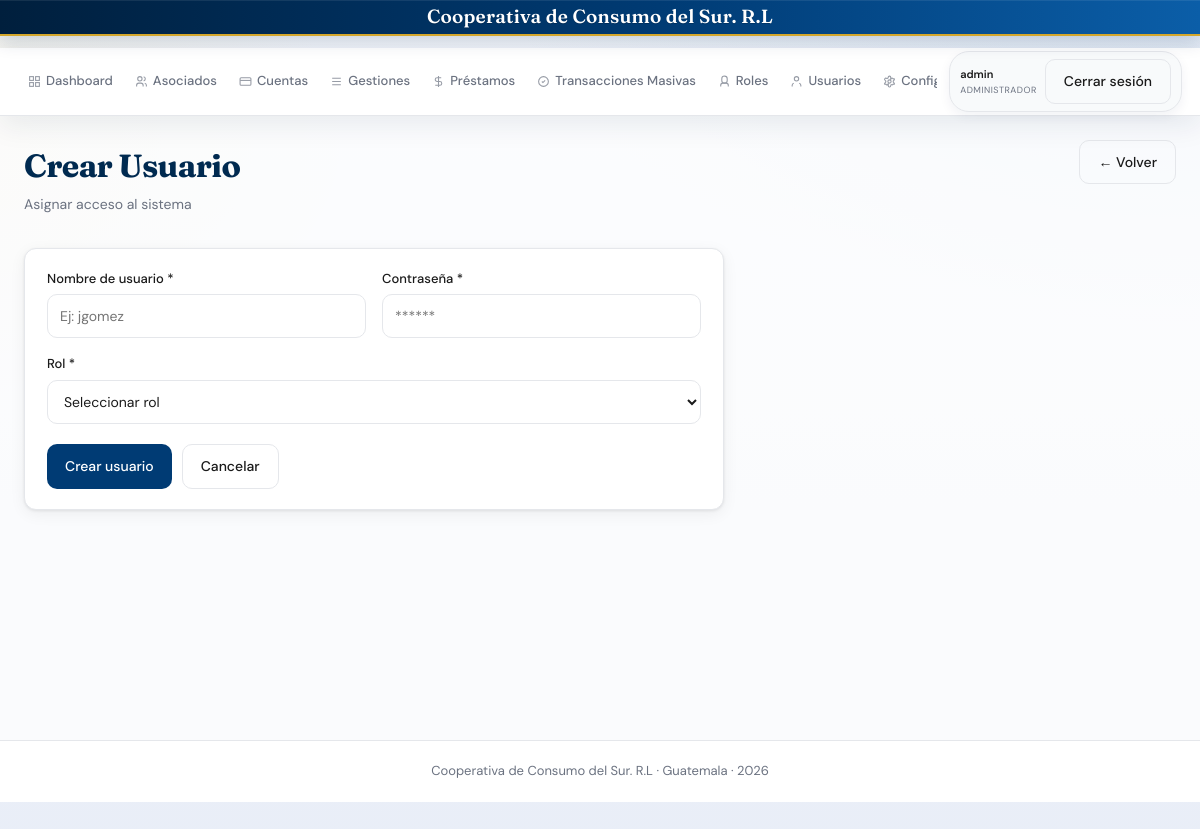
/usuarios/nuevo (signed in), run on the app's committed database.
### tables this page shows
CREATE TABLE ajustes_sistema (
        clave TEXT PRIMARY KEY,
        valor TEXT,
        fecha_actualizacion TEXT NOT NULL,
        usuario_actualizacion TEXT
    );

CREATE TABLE roles (
            id INTEGER PRIMARY KEY AUTOINCREMENT,
            nombre TEXT UNIQUE NOT NULL,
            descripcion TEXT,
            estado TEXT DEFAULT "activo"
        );

### blueprints/usuarios.py (the view, shortened to what this page needs)
@bp.route('/usuarios/nuevo', methods=['GET','POST'])
def nuevo_usuario():
    conn = get_db()
    roles = db_fetchall(conn, "SELECT id,nombre FROM roles WHERE estado='activo'")
    conn.close()
    return render_template('nuevo_usuario.html', roles=roles)

### app.py (called while the page is built)
@app.before_request
def _set_request_context():
    g.request_id = request.headers.get('X-Request-ID') or str(uuid.uuid4())
    g.request_started_at = datetime.now(UTC)

@app.after_request
def _log_request(response):
    started = getattr(g, 'request_started_at', None)
    duration_ms = None
    if started:
        duration_ms = int((datetime.now(UTC) - started).total_seconds() * 1000)
    logger.info(
        'event=request method=%s path=%s status=%s user=%s role=%s request_id=%s duration_ms=%s ip=%s',
        request.method,
        request.path,
        response.status_code,
        session.get('username', 'anon'),
        session.get('user_role', 'anon'),
        getattr(g, 'request_id', '-'),
        duration_ms,
        request.headers.get('X-Forwarded-For', request.remote_addr),
    )
    response.headers['X-Request-ID'] = getattr(g, 'request_id', '-')
    return response

def get_system_setting(conn, clave, default=None):
    row = db_fetchone(conn, "SELECT valor FROM ajustes_sistema WHERE clave=?", (clave,))
    if row and row['valor'] is not None:
        return row['valor']
    if default is not None:
        return default
    return SYSTEM_SETTINGS_DEFAULTS.get(clave)

def obtener_marca_cooperativa():
    conn = get_db()
    try:
        nombre = get_system_setting(conn, 'cooperativa_nombre', DEFAULT_COOPERATIVA_NOMBRE)
        foto = get_system_setting(conn, 'cooperativa_foto', '')
    except Exception as e:
        print("EXCEPTION IN obtener_marca_cooperativa:", e)
        nombre = DEFAULT_COOPERATIVA_NOMBRE
        foto = ''
    finally:
        conn.close()
    return {
        'cooperativa_nombre': nombre or DEFAULT_COOPERATIVA_NOMBRE,
        'cooperativa_foto': foto or None,
    }

@app.context_processor
def inject_global_template_data():
    marca = obtener_marca_cooperativa()
    return {
        'now': datetime.now(),
        **marca,
    }

### utils/db.py (called while the page is built)
def _connection_is_closed(conn):
    if conn is None:
        return True
    if hasattr(conn, 'closed'):
        try:
            if conn.closed:
                return True
        except Exception:
            pass
    try:
        conn.execute('SELECT 1')
        return False
    except sqlite3.ProgrammingError:
        return True
    except Exception:
        return False

def _is_postgres_connection(conn):
    return conn.__class__.__module__.startswith('psycopg')

def _adapt_query_for_backend(conn, query):
    if _is_postgres_connection(conn):
        return query.replace('?', '%s')
    return query

### templates/nuevo_usuario.html (shortened to what this page needs)
{% extends "base.html" %}
{% block content %}
<div class="page-header">
  <div>
    <div class="page-title">Crear Usuario</div>
    <div class="page-subtitle">Asignar acceso al sistema</div>
  </div>
  <a href="{{ url_for('usuarios.usuarios') }}" class="btn btn-outline">← Volver</a>
</div>
<div class="card" style="max-width:700px;">
  <div class="card-body">
    <form method="post">
      <div class="form-grid">
        <div class="form-group">
          <label>Nombre de usuario *</label>
          <input name="username" required placeholder="Ej: jgomez">
        </div>
        <div class="form-group">
          <label>Contraseña *</label>
          <input name="password" type="password" required placeholder="******">
        </div>
        <div class="form-group" style="grid-column: span 2;">
          <label>Rol *</label>
          <select name="rol_id" required>
            <option value="">Seleccionar rol</option>
          </select>
        </div>
      </div>
      <div class="form-actions">
        <button type="submit" class="btn btn-primary">Crear usuario</button>
        <a href="{{ url_for('usuarios.usuarios') }}" class="btn btn-outline">Cancelar</a>
      </div>
    </form>
  </div>
</div>
{% endblock %}

### templates/base.html (shortened to what this page needs)
<!DOCTYPE html>
<html lang="es">
<head>
</head>
<body>
<div class="top-brand">
  <div class="top-brand-content">
    <div class="top-brand-text">{{ cooperativa_nombre }}</div>
  </div>
</div>
<header class="header">
  <div class="header-content">
    <nav class="header-nav">
      <a href="{{ url_for('main.index') }}" class="nav-link {% if request.endpoint=='main.index' %}active{% endif %}">
        <svg width="16" height="16" fill="none" stroke="currentColor" stroke-width="2" viewBox="0 0 24 24"><rect x="3" y="3" width="7" height="7"/><rect x="14" y="3" width="7" height="7"/><rect x="14" y="14" width="7" height="7"/><rect x="3" y="14" width="7" height="7"/></svg>
        Dashboard
      </a>
      <a href="{{ url_for('socios.socios') }}" class="nav-link {% if 'socio' in request.endpoint %}active{% endif %}">
        <svg width="16" height="16" fill="none" stroke="currentColor" stroke-width="2" viewBox="0 0 24 24"><circle cx="9" cy="7" r="4"/><path d="M3 21v-2a4 4 0 0 1 4-4h4a4 4 0 0 1 4 4v2"/><path d="M16 3.13a4 4 0 0 1 0 7.75M21 21v-2a4 4 0 0 0-3-3.85"/></svg>
        Asociados
      </a>
      <a href="{{ url_for('ahorro.cuentas') }}" class="nav-link {% if 'cuenta' in request.endpoint %}active{% endif %}">
        <svg width="16" height="16" fill="none" stroke="currentColor" stroke-width="2" viewBox="0 0 24 24"><rect x="2" y="5" width="20" height="14" rx="2"/><path d="M2 10h20"/></svg>
        Cuentas
      </a>
      {% if session.get('user_role') in ['Administrador', 'Operador'] %}
      {% set gestion_activa = request.endpoint in ['gestiones', 'gestion_retiro', 'gestion_solicitud_prestamo'] %}
      <a href="{{ url_for('prestamos.gestiones') }}" class="nav-link {% if gestion_activa %}active{% endif %}">
        <svg width="16" height="16" fill="none" stroke="currentColor" stroke-width="2" viewBox="0 0 24 24"><path d="M4 6h16M4 12h16M4 18h16"/></svg>
        Gestiones
      </a>
      {% endif %}
      <a href="{{ url_for('prestamos.prestamos') }}" class="nav-link {% if 'prestamo' in request.endpoint %}active{% endif %}">
        <svg width="16" height="16" fill="none" stroke="currentColor" stroke-width="2" viewBox="0 0 24 24"><path d="M12 2v20M17 5H9.5a3.5 3.5 0 0 0 0 7h5a3.5 3.5 0 0 1 0 7H6"/></svg>
        Préstamos
      </a>
      <a href="{{ url_for('prestamos.transacciones_masivas') }}" class="nav-link {% if 'prestamos.transacciones_masivas' in request.endpoint %}active{% endif %}">
        <svg width="16" height="16" fill="none" stroke="currentColor" stroke-width="2" viewBox="0 0 24 24"><path d="M9 12l2 2 4-4M21 12c0 4.97-4.03 9-9 9s-9-4.03-9-9 4.03-9 9-9 9 4.03 9 9z"/></svg>
        Transacciones Masivas
      </a>      <a href="{{ url_for('usuarios.roles') }}" class="nav-link {% if 'usuarios.roles' in request.endpoint %}active{% endif %}">
        <svg width="16" height="16" fill="none" stroke="currentColor" stroke-width="2" viewBox="0 0 24 24"><path d="M12 2a5 5 0 0 1 5 5v3a5 5 0 0 1-10 0V7a5 5 0 0 1 5-5z"/><path d="M19 21v-2a4 4 0 0 0-4-4H9a4 4 0 0 0-4 4v2"/></svg>
        Roles
      </a>
      <a href="{{ url_for('usuarios.usuarios') }}" class="nav-link {% if 'usuarios.usuarios' in request.endpoint %}active{% endif %}">
        <svg width="16" height="16" fill="none" stroke="currentColor" stroke-width="2" viewBox="0 0 24 24"><path d="M20 21v-2a4 4 0 0 0-3-3.87"/><path d="M4 21v-2a4 4 0 0 1 3-3.87"/><circle cx="12" cy="7" r="4"/></svg>
        Usuarios
      </a>
      <a href="{{ url_for('configuraciones.configuraciones') }}" class="nav-link {% if 'configuraciones.configuraciones' in request.endpoint %}active{% endif %}">
        Configuración
      </a>
    </nav>
    {% if session.get('username') %}
    <div class="user-info">
      <div class="user-details">
        <strong>{{ session.username }}</strong>
        <small>{{ session.user_role }}</small>
      </div>
      <a href="{{ url_for('auth.logout') }}" class="btn btn-outline">Cerrar sesión</a>
    </div>
    {% endif %}
  </div>
</header>
<main class="main">
  {% block content %}{% endblock %}
</main>
<footer class="footer">
  <div class="footer-content">
    <p>{{ cooperativa_nombre }} · Guatemala · {{ now.strftime('%Y') if now else '2024' }}</p>
  </div>
</footer>
</body>
</html>

### data on the page
ajustes_sistema: valor "Cooperativa de Consumo del Sur. R.L", username "admin"
roles: user_role "ADMINISTRADOR"
